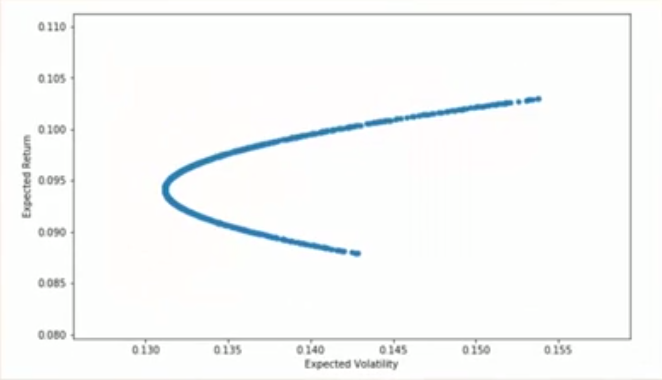

Reproduce this figure in Python.
#Markov Portfolio Optimization - Efficient Frontier Problem
import numpy as np
import pandas as pd
import matplotlib.pyplot as plt
from pandas_datareader import data as wb

assets = ['PG', '^GSPC']
pf=pd.DataFrame()

for a in assets:
	pf[a]= wb.DataReader(a, data_source='yahoo', start='2010-2-2')['Adj Close']

log_ret = np.log(pf/pf.shift(1))  
log_ret.mean() * 250
log_ret.cov() * 250
log_ret.corr()

#Setting sum of weights equal to 1
num_assets = len(assets)
weights = np.random.random(num_assets)
weights /= np.sum(weights)
print('Weights are ', weights) 

#Expected Portfolio Return
expr = np.sum(weights*log_ret.mean()) * 250
#Expected Portfolio Variance
expv = np.dot(weights.T, np.dot(log_ret.cov()*250, weights))
#Expected Portfolio Volatility
expvl = np.sqrt(expv)

#Efficient Frontier Code
pf_ret = []
pf_vol = []

for x in range(1000):
	weights=weights = np.random.random(num_assets)
    weights /= np.sum(weights)
    pf_ret.append(np.sum(weights*log_ret.mean()) * 250)
    pf_vol.append(np.sqrt(np.dot(weights.T, np.dot(log_ret.cov()*250, weights))))

#Creating numpy arrays for both
pf_ret=np.array(pf_ret)
pf_vol=np.array(pf_vol)    

Portfolios=pd.DataFrame({'Return': pf_ret, 'Volatility': pf_vol})
Portfolios.plot(x='Volatility', y='Return', kind='scatter', figsize(10,5))
plt.xlabel('Expected Volatility')
plt.ylabel('Expected Return')
